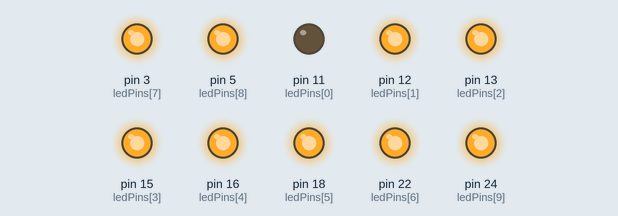
Recording of a program running on a simulated Raspberry Pi (header pin numbers). Parts: output pins drawn as LEDs (lit = HIGH). What the program prints to the terminal is not drawn.

Above: at 20.05 s.
At 20.75 s:
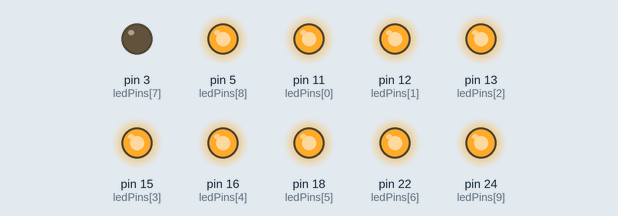
At 21.55 s:
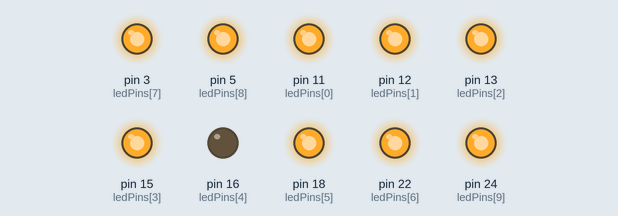
At 22.25 s:
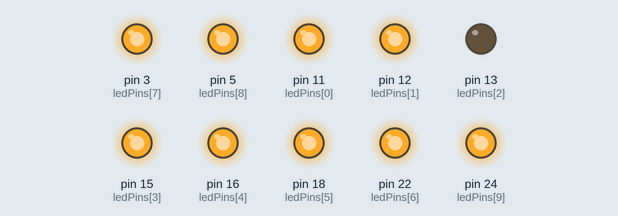
At 23.0 s:
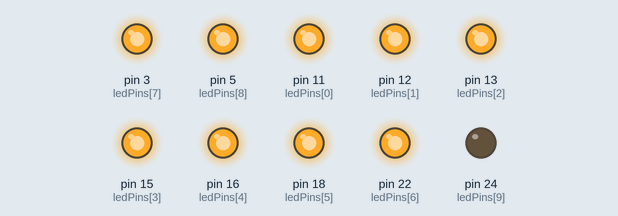
At 24.35 s:
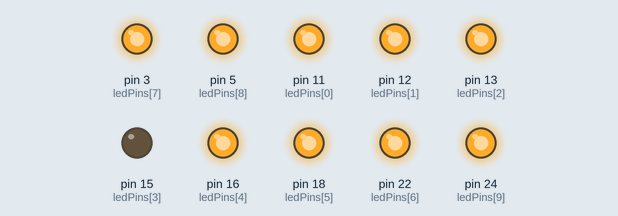
Timing chart, 0 to 24.6 s (numbered marks = the images above):
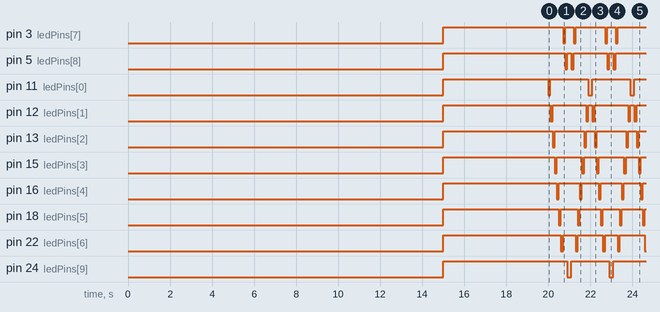

The program:

BarraLed.py
```python
import RPi.GPIO as GPIO
import time

ledPins=[11,12,13,15,16,18,22,3,5,24]

def setup():
    time.sleep(5)
    print('1')
    GPIO.setmode(GPIO.BOARD)      #usa la numerazione gpio fisica
    time.sleep(5)
    print('2')
    GPIO.setup(ledPins,GPIO.OUT)  #imposta tutti i led in modalta output
    time.sleep(5)
    print('3')
    GPIO.output(ledPins,GPIO.HIGH) #spegne tutti i led
    time.sleep(5)
    print('4')

def loop():

    while True:

        for pin in ledPins:     #fa muovere i led acceso da sinistra a destra
            GPIO.output(pin,  GPIO.LOW)   #accende pin
            time.sleep(0.1)
            GPIO.output(pin,GPIO.HIGH)  #spegne pin

        for pin in ledPins[::-1]:  #fa muovere i led da sinistra a destra

            GPIO.output(pin,  GPIO.LOW)
            time.sleep(0.1)
            GPIO.output(pin,GPIO.HIGH)


def destropy():
    GPIO.cleanup()    #rilascia tutti i gpio


if __name__=='__main__':

    print('start')
    setup()

    try:
        loop()
    except KeyboardInterrupt:  #premere control c per terminare il programma
        destropy()
```

Measured:
- by itself, pin 3 (ledPins[7]): repeats every 2.0 s: HIGH 0.40 s, LOW 0.10 s, HIGH 1.4 s, LOW 0.10 s
- by itself, pin 5 (ledPins[8]): repeats every 2.0 s: HIGH 0.20 s, LOW 0.10 s, HIGH 1.6 s, LOW 0.10 s
- by itself, pin 11 (ledPins[0]): repeats every 2.0 s: HIGH 1.8 s, LOW 0.20 s
- by itself, pin 12 (ledPins[1]): repeats every 2.0 s: HIGH 1.6 s, LOW 0.10 s, HIGH 0.20 s, LOW 0.10 s
- by itself, pin 13 (ledPins[2]): repeats every 2.0 s: HIGH 1.4 s, LOW 0.10 s, HIGH 0.40 s, LOW 0.10 s
- by itself, pin 15 (ledPins[3]): repeats every 2.0 s: HIGH 1.2 s, LOW 0.10 s, HIGH 0.60 s, LOW 0.10 s
- by itself, pin 16 (ledPins[4]): repeats every 2.0 s: HIGH 1.0 s, LOW 0.10 s, HIGH 0.80 s, LOW 0.10 s
- by itself, pin 18 (ledPins[5]): repeats every 2.0 s: HIGH 0.80 s, LOW 0.10 s, HIGH 1.0 s, LOW 0.10 s
